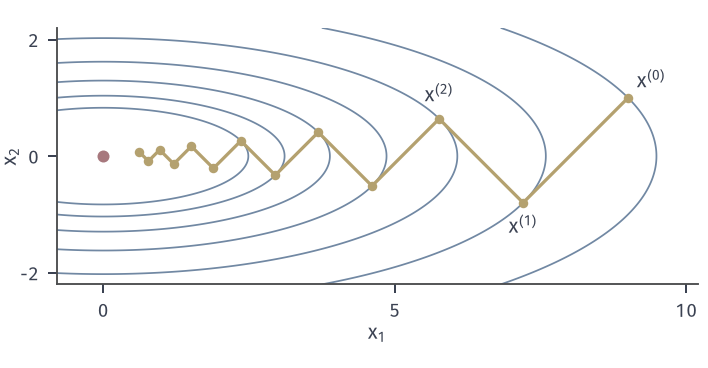

The Python source for this figure:
from pathlib import Path
import sys
ROOT = next(p for p in Path(__file__).resolve().parents if (p/'build.sh').is_file() and (p/'tex/book.tex').is_file())
sys.path.insert(0, str(ROOT/'figures/00-shared/mathematical-preliminaries-upper/00-shared/comprehension-figures'))
from support import figure, save, BLUE, GREEN, YELLOW, RED, PURPLE, INK, MUTED, GRID, BLUE_FILL, GREEN_FILL, YELLOW_FILL, RED_FILL, PURPLE_FILL
import numpy as np
HERE = Path(__file__).resolve().parent
STROKE = '#4C4D4F'
def panel(fig, left, right, top, bottom, wspace=.25, hspace=.25):
    fig.set_layout_engine(None)
    fig.subplots_adjust(left=left, right=right, top=top, bottom=bottom, wspace=wspace, hspace=hspace)
def tags(fig, axes, y=.015):
    for ax, s in zip(axes, ('(a)', '(b)', '(c)', '(d)')):
        p = ax.get_position(); fig.text((p.x0+p.x1)/2, y, s, ha='center', va='bottom')
# 贯穿本章的例子：f(x)=(x1^2+9x2^2)/2，x0=(9,1)，L=9，mu=1。
H = np.diag([1., 9.])
def f2(X, Y): return .5*(X**2 + 9*Y**2)
def grad(x): return H@x
def fv(x): return .5*x@H@x
x0 = np.array([9., 1.])

fig, ax = figure(width_mm=100, height_mm=52)
panel(fig, .08, .985, .975, .175)
X,Y = np.meshgrid(np.linspace(-.8,10.2,800),np.linspace(-2.2,2.2,500))
P=[x0.copy()]
for t in range(12):
    g=grad(P[-1]); P.append(P[-1]-(g@g)/(g@H@g)*g)
P=np.array(P)
ax.contour(X,Y,f2(X,Y),levels=sorted(fv(p) for p in P[:7]),colors=[BLUE],linewidths=.7)
ax.plot(P[:,0],P[:,1],'-o',color=YELLOW,lw=1.3,ms=3.8,mew=0,zorder=4); ax.plot(0,0,'o',ms=4.8,color=RED,mew=0,zorder=5)
ax.text(9.15,1.1,'$x^{(0)}$',ha='left',va='bottom'); ax.text(7.2,-1.0,'$x^{(1)}$',ha='center',va='top'); ax.text(5.76,.86,'$x^{(2)}$',ha='center',va='bottom')
ax.set_xlim(-.8,10.2); ax.set_ylim(-2.2,2.2); ax.set_aspect('equal'); ax.set_xticks([0,5,10]); ax.set_yticks([-2,0,2]); ax.set_xlabel('$x_1$',labelpad=1); ax.set_ylabel('$x_2$',labelpad=0)
save(fig, HERE, 'figure', {'P':P.tolist()})
